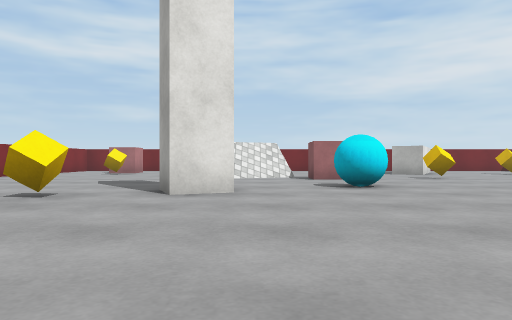
[1] (above)

21 first-person views from a walk through a scene from a Unity 3-D project. The camera is 0.51 m above the floor, looks level and sees 70° across. The floor is counted in squares, 1 m on a side. Each view is taken from the middle of a square. On the plan, view 1 faces up. The plan holds only what a view shows up to about 9 squares ahead; the rest is blank. Surface patterns are stand-ins for the level's own textures.

[2]
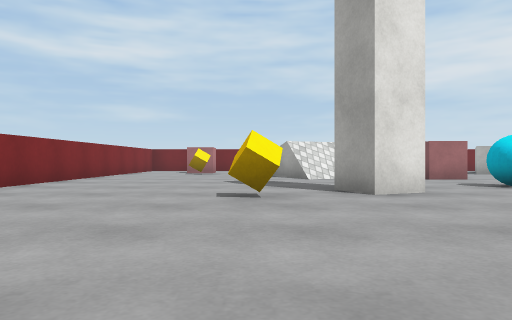

[3]
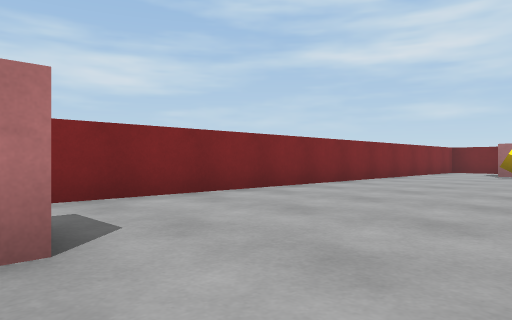

[4]
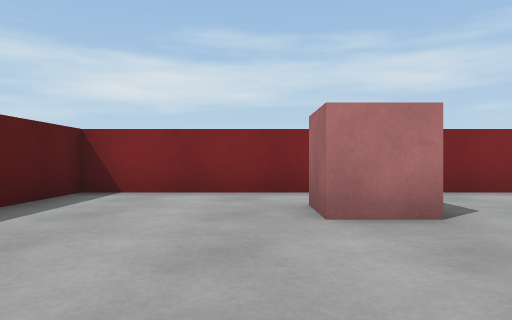

[5]
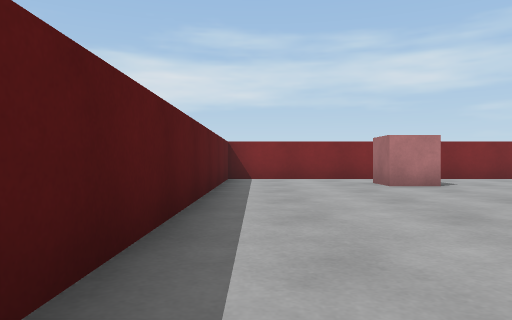

[6]
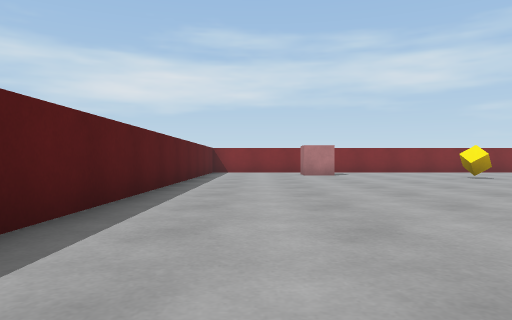

[7]
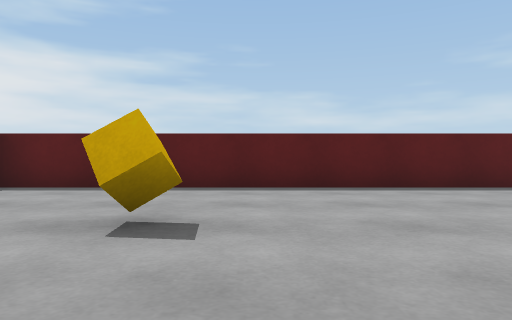

[8]
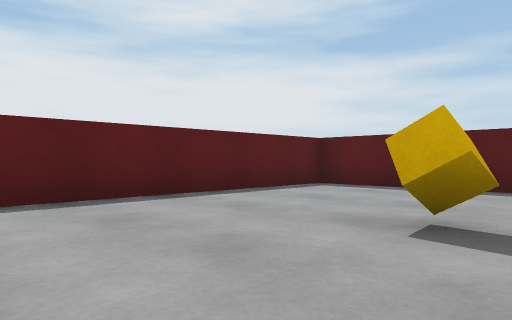

[9]
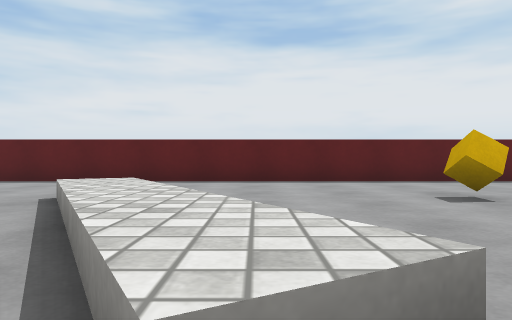

[10]
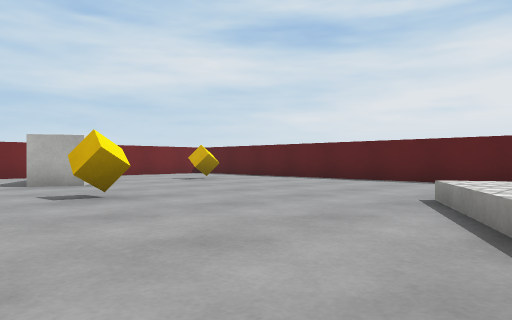

[11]
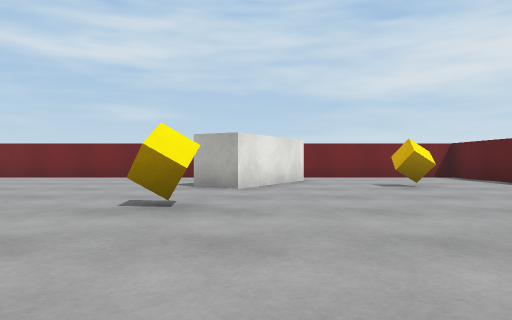

[12]
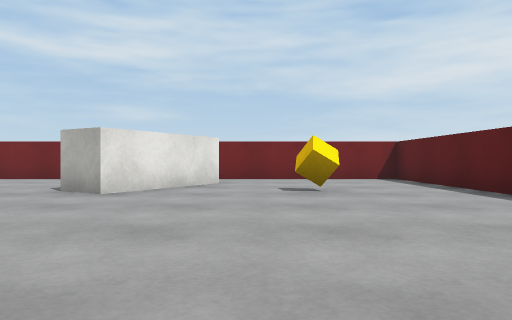

[13]
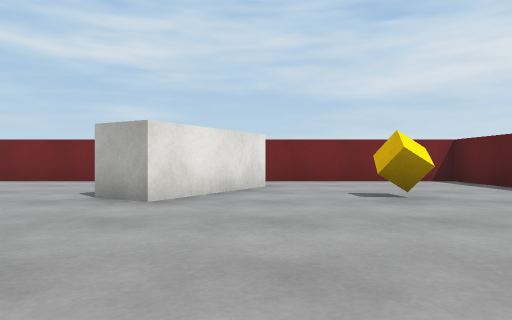

[14]
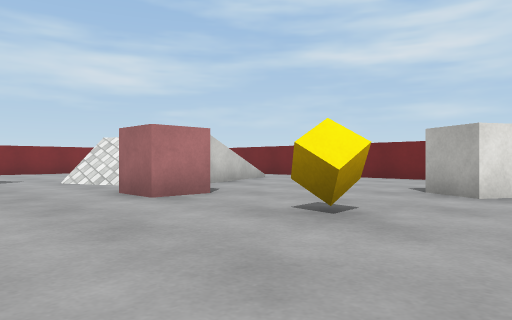

[15]
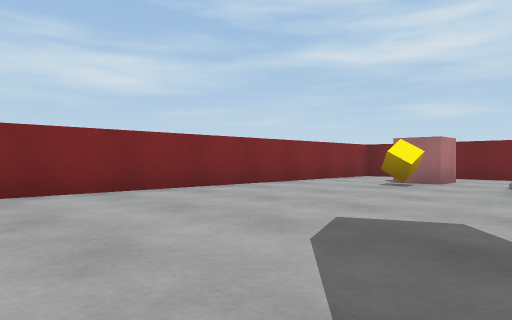

[16]
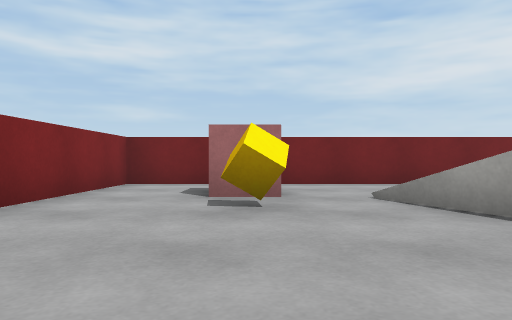

[17]
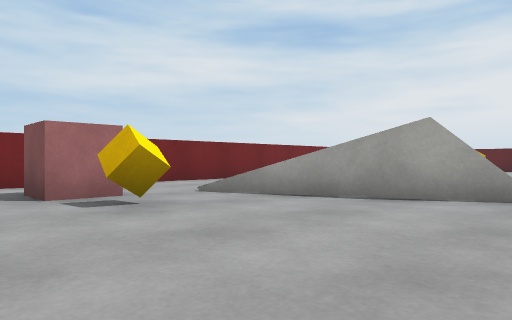

[18]
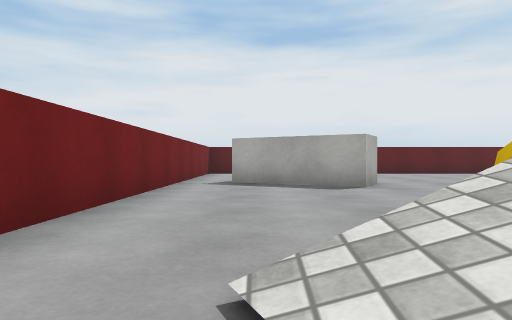

[19]
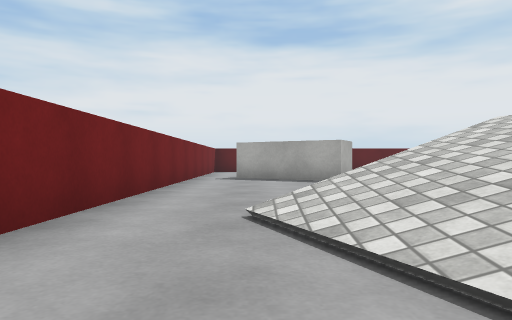

[20]
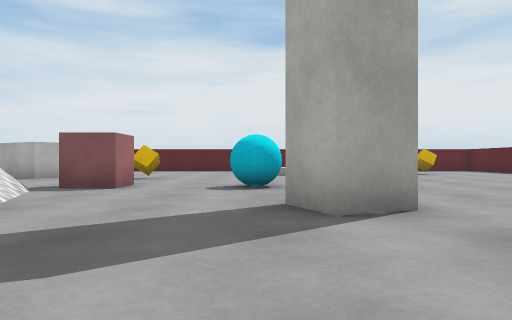

[21]
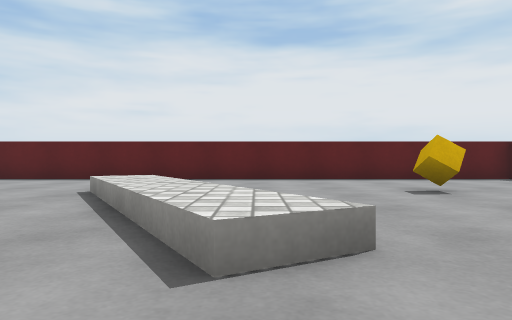

### Floor plan
Key: @ floor where view 1 was taken; # wall or solid block; . floor; / step, stairs or slope; = window, fence, low wall or low ledge; ^ raised ledge; B cyan ball; C cube.
Columns run from 8 left of view 1 to 12 right of it. Each row starts with its distance up from view 1.
 17 #####################
 16 #...................#
 15 #..C.../......##....#
 14 #..C.///=.....#.....#
 13 #..C.////....##..C..#
 12 #...../ /...........#
 11 #.....///=..........#
 10 #.....=/..C..C......#
  9 #...................#
  8 #...................#
  7 #.........B.........#
  6 #......#.......^^  .#
  5 #....C.......^^^....#
  4 #...........^^......#
  3 #...................#
  2 #...................#
  1 #.CC............C...#
  0 #.......@...........#
 -1 #...................#
 -2 #...................#
 -3 #####################

Positions as (right, up) in squares from view 1, and headings:
1: (0, 0), facing up
2: (-3, 0), facing up
3: (-3, 1), facing up-left
4: (-2, 0), facing left
5: (2, -2), facing left
6: (7, -1), facing left
7: (7, 4), facing down
8: (7, 4), facing down-right
9: (3, 4), facing right
10: (3, 5), facing up-right
11: (6, 6), facing up
12: (8, 7), facing up
13: (7, 8), facing up
14: (7, 7), facing up-left
15: (-2, 6), facing up-left
16: (-5, 9), facing up
17: (-7, 9), facing up-right
18: (-2, 15), facing right
19: (-4, 15), facing right
20: (-5, 7), facing right
21: (2, 4), facing right
